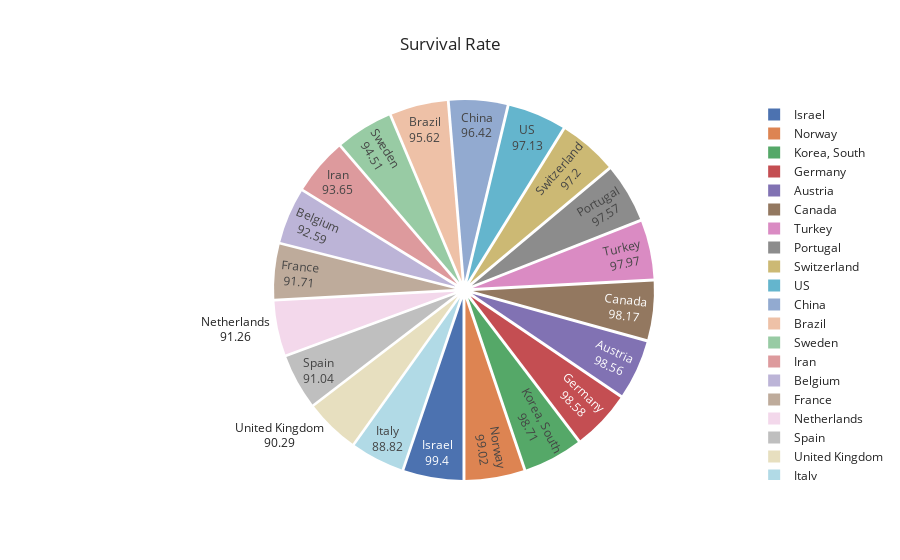

This figure's notebook cell:
### Code cell
fig = px.pie(df_groupby_country.head(20),values="Survival Rate",names="country",title="Survival Rate",template="seaborn")
fig.update_traces(rotation=180, pull=0.05, textinfo='value+label')
fig.show()

### Figure 1 — Plotly figure (JSON) as saved in the notebook; plotly's stock layout.template omitted (floating-point values rounded to 4 significant figures)
{"data": [{"domain": {"x": [0, 1], "y": [0, 1]}, "hovertemplate": "country=%{label}<br>Survival Rate=%{value}<extra></extra>", "labels": ["US", "China", "Italy", "Spain", "Germany", "France", "Iran", "United Kingdom", "Turkey", "Switzerland", "Korea, South", "Belgium", "Netherlands", "Canada", "Austria", "Brazil", "Portugal", "Israel", "Sweden", "Norway"], "legendgroup": "", "name": "", "pull": 0.05, "rotation": 180, "showlegend": true, "textinfo": "value+label", "type": "pie", "values": [97.13, 96.42, 88.82, 91.04, 98.58, 91.71, 93.65, 90.29, 97.97, 97.2, 98.71, 92.59, 91.26, 98.17, 98.56, 95.62, 97.57, 99.4, 94.51, 99.02]}], "layout": {"legend": {"tracegroupgap": 0}, "title": {"text": "Survival Rate"}}}
